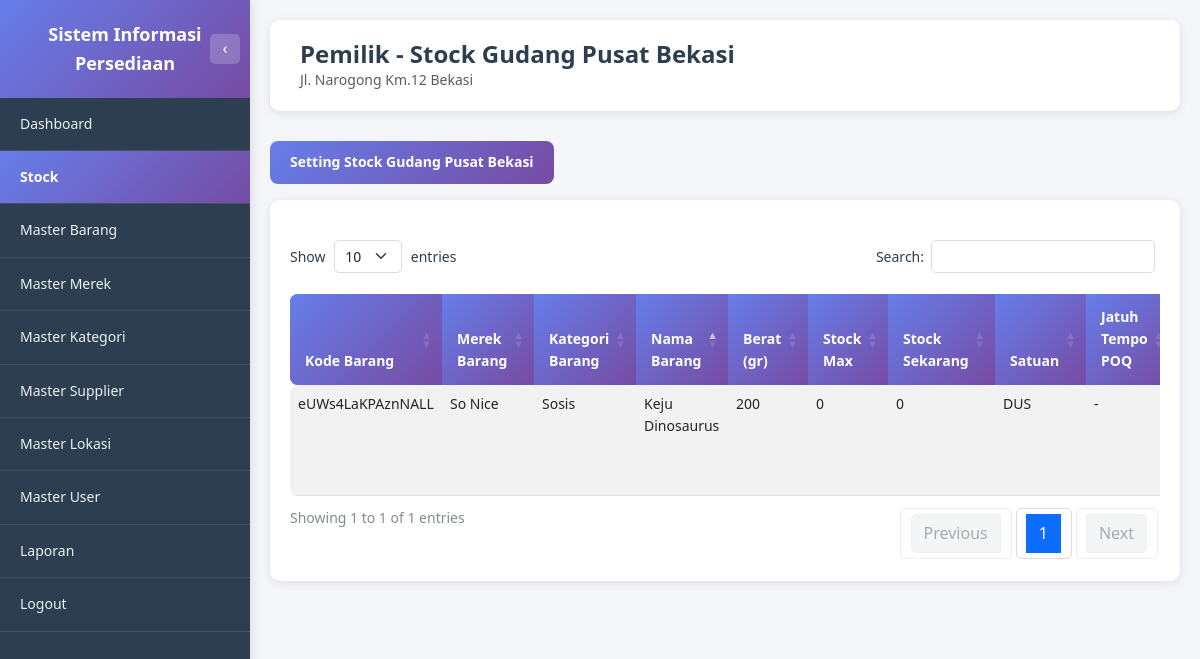
Screenshot of /pemilik/stock_detail_gudang.php?kd_lokasi=NRb2W8VG (signed in) with the database file from the repository.
### tables this page shows
CREATE TABLE MASTER_LOKASI (
   KD_LOKASI            VARCHAR(8) NOT NULL,
   NAMA_LOKASI          VARCHAR(256),
   TYPE_LOKASI          ENUM('gudang', 'toko'),
   ALAMAT_LOKASI        VARCHAR(256),
   MAX_STOCK_TOTAL      INT,
   SATUAN               ENUM('PIECES', 'DUS'),
   STATUS               ENUM('AKTIF', 'TIDAK AKTIF'),
   PRIMARY KEY (KD_LOKASI)
);

CREATE TABLE STOCK (
   KD_BARANG              VARCHAR(16) NOT NULL,
   KD_LOKASI              VARCHAR(8) NOT NULL,
   UPDATED_BY             VARCHAR(8),
   JUMLAH_BARANG          INT DEFAULT 0,
   LAST_UPDATED           TIMESTAMP DEFAULT CURRENT_TIMESTAMP ON UPDATE CURRENT_TIMESTAMP,
   JUMLAH_MIN_STOCK       INT,
   JUMLAH_MAX_STOCK       INT,
   SATUAN                 ENUM('PIECES', 'DUS'),
   PRIMARY KEY (KD_BARANG, KD_LOKASI)
);

CREATE TABLE MASTER_BARANG (
   KD_BARANG                    VARCHAR(16) NOT NULL,
   KD_KATEGORI_BARANG           VARCHAR(8),
   KD_SUPPLIER                  VARCHAR(8),
   KD_MEREK_BARANG              VARCHAR(8),
   NAMA_BARANG                  VARCHAR(256),
   BERAT                        INT,
   AVG_HARGA_BELI               DECIMAL(20,2),
   HARGA_JUAL_BARANG            DECIMAL(20,2),
   SATUAN_PERDUS                INT,
   LAST_UPDATED                 TIMESTAMP DEFAULT CURRENT_TIMESTAMP ON UPDATE CURRENT_TIMESTAMP,
   STATUS                       ENUM('AKTIF', 'TIDAK AKTIF'),
   PRIMARY KEY (KD_BARANG)
);

### pemilik/stock_detail_gudang.php (the view, shortened to what this page needs)
<?php
require_once '../dbconnect.php';
$kd_lokasi = isset($_GET['kd_lokasi']) ? trim($_GET['kd_lokasi']) : '';
$query_lokasi = "SELECT KD_LOKASI, NAMA_LOKASI, ALAMAT_LOKASI, TYPE_LOKASI
                 FROM MASTER_LOKASI
                 WHERE KD_LOKASI = ? AND STATUS = 'AKTIF'";
$stmt_lokasi = $conn->prepare($query_lokasi);
$stmt_lokasi->bind_param("s", $kd_lokasi);
$stmt_lokasi->execute();
$result_lokasi = $stmt_lokasi->get_result();
$lokasi = $result_lokasi->fetch_assoc();
$query_stock = "SELECT
    s.KD_BARANG,
    mb.NAMA_BARANG,
    mb.BERAT,
    COALESCE(mm.NAMA_MEREK, '-') as NAMA_MEREK,
    COALESCE(mk.NAMA_KATEGORI, '-') as NAMA_KATEGORI,
    s.JUMLAH_BARANG as STOCK_SEKARANG,
    s.JUMLAH_MIN_STOCK,
    s.JUMLAH_MAX_STOCK,
    s.SATUAN,
    s.LAST_UPDATED,
    COALESCE(
        DATE_FORMAT(DATE_ADD(poq.WAKTU_POQ, INTERVAL poq.INTERVAL_HARI DAY), '%Y-%m-%d'),
        NULL
    ) as JATUH_TEMPO_POQ,
    COALESCE(
        DATE_FORMAT(poq.WAKTU_POQ, '%Y-%m-%d %H:%i:%s'),
        NULL
    ) as WAKTU_TERAKHIR_POQ
FROM STOCK s
INNER JOIN MASTER_BARANG mb ON s.KD_BARANG = mb.KD_BARANG
LEFT JOIN MASTER_MEREK mm ON mb.KD_MEREK_BARANG = mm.KD_MEREK_BARANG
LEFT JOIN MASTER_KATEGORI_BARANG mk ON mb.KD_KATEGORI_BARANG = mk.KD_KATEGORI_BARANG
LEFT JOIN (
    SELECT
        poq1.KD_BARANG,
        poq1.KD_LOKASI,
        poq1.WAKTU_POQ,
        poq1.INTERVAL_HARI,
        poq1.ID_POQ
    FROM PERHITUNGAN_POQ poq1
    INNER JOIN (
        SELECT KD_BARANG, KD_LOKASI, MAX(WAKTU_POQ) as MAX_WAKTU
        FROM PERHITUNGAN_POQ
        WHERE KD_LOKASI = ?
        GROUP BY KD_BARANG, KD_LOKASI
    ) poq2 ON poq1.KD_BARANG = poq2.KD_BARANG
        AND poq1.KD_LOKASI = poq2.KD_LOKASI
        AND poq1.WAKTU_POQ = poq2.MAX_WAKTU
) poq ON s.KD_BARANG = poq.KD_BARANG AND s.KD_LOKASI = poq.KD_LOKASI
WHERE s.KD_LOKASI = ? AND mb.STATUS = 'AKTIF'
ORDER BY mb.NAMA_BARANG ASC";
$stmt_stock = $conn->prepare($query_stock);
if ($stmt_stock === false) {
    error_log("SQL Error: " . $conn->error);
    error_log("Query: " . $query_stock);
    $message = 'Error mempersiapkan query: ' . htmlspecialchars($conn->error);
    $message_type = 'danger';
    $result_stock = null;
} else {
    $stmt_stock->bind_param("ss", $kd_lokasi, $kd_lokasi);
    if (!$stmt_stock->execute()) {
        error_log("Execute Error: " . $stmt_stock->error);
        $message = 'Error menjalankan query: ' . htmlspecialchars($stmt_stock->error);
        $message_type = 'danger';
        $result_stock = null;
    } else {
        $result_stock = $stmt_stock->get_result();
    }
}
function formatTanggal($tanggal) {
    if (empty($tanggal) || $tanggal == null) {
        return '-';
    }
    $bulan = [
        1 => 'Januari', 2 => 'Februari', 3 => 'Maret', 4 => 'April',
        5 => 'Mei', 6 => 'Juni', 7 => 'Juli', 8 => 'Agustus',
        9 => 'September', 10 => 'Oktober', 11 => 'November', 12 => 'Desember'
    ];
    $date = new DateTime($tanggal);
    return $date->format('d') . ' ' . $bulan[(int)$date->format('m')] . ' ' . $date->format('Y');
}
?>
<!DOCTYPE html>
<html lang="id">
<head>
    <link href="https://cdn.jsdelivr.net/npm/bootstrap@5.3.0/dist/css/bootstrap.min.css" rel="stylesheet">
    <link href="https://cdn.datatables.net/1.13.7/css/dataTables.bootstrap5.min.css" rel="stylesheet">
    <link href="../assets/css/style.css" rel="stylesheet">
</head>
<body class="dashboard-body">
    <?php include 'includes/sidebar.php'; ?>
    <div class="main-content">
        <div class="page-header">
            <h1 class="page-title">Pemilik - Stock <?php echo htmlspecialchars($lokasi['NAMA_LOKASI']); ?></h1>
            <p class="text-muted mb-0"><?php echo htmlspecialchars($lokasi['ALAMAT_LOKASI']); ?></p>
        </div>
        <div class="mb-3">
            <button type="button" class="btn-primary-custom" data-bs-toggle="modal" data-bs-target="#modalSettingStock">
                Setting Stock <?php echo htmlspecialchars($lokasi['NAMA_LOKASI']); ?>
            </button>
        </div>
        <div class="table-section">
            <div class="table-responsive">
                <table id="tableStock" class="table table-custom table-striped table-hover">
                    <thead>
                        <tr>
                            <th>Kode Barang</th>
                            <th>Merek Barang</th>
                            <th>Kategori Barang</th>
                            <th>Nama Barang</th>
                            <th>Berat (gr)</th>
                            <th>Stock Max</th>
                            <th>Stock Sekarang</th>
                            <th>Satuan</th>
                            <th>Jatuh Tempo POQ</th>
                        </tr>
                    </thead>
                    <tbody>
                        <?php if ($result_stock && $result_stock->num_rows > 0): ?>
                            <?php while ($row = $result_stock->fetch_assoc()): ?>
                                <tr>
                                    <td><?php echo htmlspecialchars($row['KD_BARANG']); ?></td>
                                    <td><?php echo htmlspecialchars($row['NAMA_MEREK']); ?></td>
                                    <td><?php echo htmlspecialchars($row['NAMA_KATEGORI']); ?></td>
                                    <td><?php echo htmlspecialchars($row['NAMA_BARANG']); ?></td>
                                    <td><?php echo number_format($row['BERAT'], 0, ',', '.'); ?></td>
                                    <td><?php echo number_format($row['JUMLAH_MAX_STOCK'], 0, ',', '.'); ?></td>
                                    <td><?php echo number_format($row['STOCK_SEKARANG'], 0, ',', '.'); ?></td>
                                    <td><?php echo htmlspecialchars($row['SATUAN']); ?></td>
                                    <td><?php echo formatTanggal($row['JATUH_TEMPO_POQ']); ?></td>
                                </tr>
                            <?php endwhile; ?>
                        <?php endif; ?>
                    </tbody>
                </table>
            </div>
        </div>
    </div>
</body>
</html>

### assets/css/style.css (style rules this page uses)
* { margin: 0; padding: 0; box-sizing: border-box; }
:root { --font-family-primary: 'Segoe UI', Tahoma, Geneva, Verdana, sans-serif; --font-size-base: 14px; --font-size-small: 12px; --font-size-large: 16px; --font-size-title: 24px; --font-size-heading: 18px; --font-weight-normal: 400; --font-weight-medium: 500; --font-weight-bold: 600; }
body { font-family: var(--font-family-primary); font-size: var(--font-size-base); line-height: 1.6; }
:root { --color-primary: #667eea; --color-primary-dark: #764ba2; --color-primary-gradient: linear-gradient(135deg, #667eea 0%, #764ba2 100%); --color-text-primary: #2c3e50; --color-text-secondary: #7f8c8d; --color-text-muted: #666; --color-text-light: #ecf0f1; --color-bg-primary: #f5f6fa; --color-bg-secondary: #ffffff; --color-bg-dark: #2c3e50; --color-bg-gradient: linear-gradient(135deg, #667eea 0%, #764ba2 100%); --color-border: #ddd; --color-border-light: #ecf0f1; --color-success: #27ae60; --color-warning: #f39c12; --color-danger: #e74c3c; --color-info: #3498db; --shadow-sm: 0 2px 10px rgba(0, 0, 0, 0.1); --shadow-md: 0 4px 15px rgba(0, 0, 0, 0.1); --shadow-lg: 0 10px 40px rgba(0, 0, 0, 0.2); }
body { background: var(--color-bg-gradient); min-height: 100vh; }
body.dashboard-body { background: var(--color-bg-primary); }
.btn-primary-custom { background: var(--color-primary-gradient); border: none; border-radius: 8px; padding: 10px 20px; font-weight: var(--font-weight-bold); color: white; transition: transform 0.2s, box-shadow 0.2s; cursor: pointer; font-family: var(--font-family-primary); }
.main-content { margin-left: 250px; min-height: 100vh; background: var(--color-bg-primary); padding: 20px; transition: margin-left 0.3s ease; }
.page-header { background: var(--color-bg-secondary); padding: 20px 30px; border-radius: 10px; margin-bottom: 30px; box-shadow: var(--shadow-sm); }
.page-title { font-size: var(--font-size-title); font-weight: var(--font-weight-bold); color: var(--color-text-primary); margin: 0; }
.table-custom { border-radius: 8px; overflow: hidden; }
.table-custom thead { background: var(--color-primary-gradient); color: white; }
.table-custom thead th { border: none; padding: 12px 15px; font-weight: var(--font-weight-bold); }
.table-custom tbody tr { transition: background-color 0.2s; }
.table-section { background: var(--color-bg-secondary); padding: 20px; border-radius: 10px; margin-bottom: 30px; box-shadow: var(--shadow-sm); }
.dataTables_wrapper .table-custom { margin-top: 0; }
.dataTables_wrapper .table-custom thead th { background: var(--color-primary-gradient); color: white; border: none; padding: 12px 15px; font-weight: var(--font-weight-bold); }

### rows the page displays
master_lokasi: NAMA_LOKASI "Gudang Pusat Bekasi", ALAMAT_LOKASI "Jl. Narogong Km.12 Bekasi"
stock: KD_BARANG "eUWs4LaKPAznNALL", NAMA_MEREK "So Nice", NAMA_KATEGORI "Sosis", KD_BARANG.NAMA_BARANG "Keju Dinosaurus", KD_BARANG.BERAT "200", JUMLAH_MAX_STOCK "0", JUMLAH_BARANG "0", SATUAN "DUS", JATUH_TEMPO_POQ "-"
